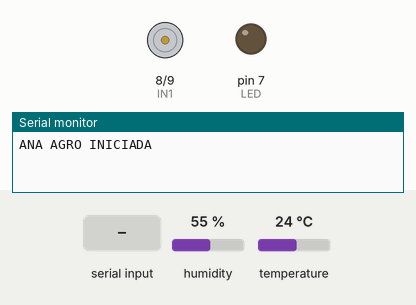
This sketch was run on a simulated Arduino Uno, built with avr-gcc and run on an emulated ATmega328P. On the bench: motor-driver pin pairs drawn as motors (green arrow = first pin HIGH = forward, orange = second pin HIGH = backward, longer = more drive, scaled by the enable pin), output pins drawn as LEDs (lit = HIGH), the last lines printed to the serial monitor. The inputs (shaded band) are chosen by the test bench; at power-on: humidity 55 %, temperature 24 °C.

Above: at 1.2 s.
1.3 s: "N" received over Serial
At 1.37 s:
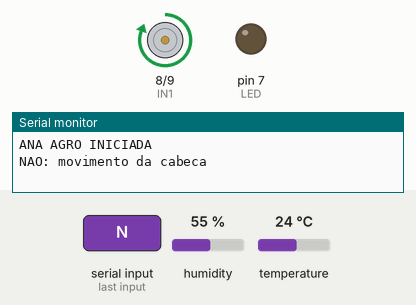
3.2 s: "S" received over Serial
At 4.2 s:
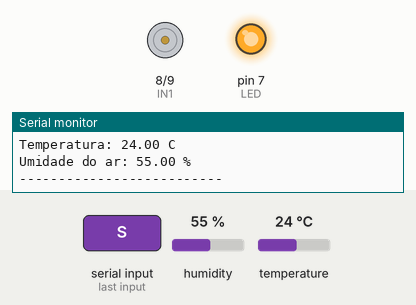
Timing chart, 0 to 7.7 s (numbered marks = the images above; inputs shaded):
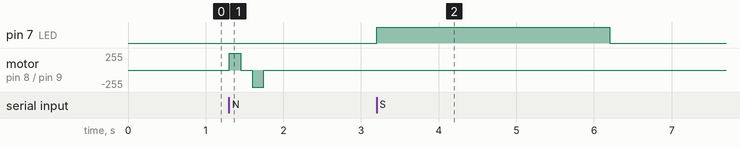

The sketch:

ana_agro.ino
```cpp
#include <DHT.h>

// SENSOR DHT11
#define DHTPIN 2
#define DHTTYPE DHT11

DHT dht(DHTPIN, DHTTYPE);

// PINOS CORRETOS
const int ENA = 5;
const int LED = 7;
const int IN1 = 8;
const int IN2 = 9;

// CONFIGURACOES
const int VELOCIDADE = 255; // PWM maximo

const unsigned long TEMPO_LED = 3000;
const unsigned long TEMPO_MOVIMENTO = 150;
const unsigned long PAUSA_MOTOR = 150;
const unsigned long INTERVALO_DHT = 2000;

unsigned long inicioAcao = 0;
unsigned long ultimaLeitura = 0;

int etapaMotor = 0;
bool ledAtivo = false;

void pararMotor() {
  analogWrite(ENA, 0);
  digitalWrite(IN1, LOW);
  digitalWrite(IN2, LOW);
}

void pararTudo() {
  pararMotor();
  digitalWrite(LED, LOW);
  ledAtivo = false;
  etapaMotor = 0;
}

void motorDireita() {
  pararMotor();
  digitalWrite(IN1, HIGH);
  digitalWrite(IN2, LOW);
  analogWrite(ENA, VELOCIDADE);
}

void motorEsquerda() {
  pararMotor();
  digitalWrite(IN1, LOW);
  digitalWrite(IN2, HIGH);
  analogWrite(ENA, VELOCIDADE);
}

void responderSim() {
  pararTudo();

  digitalWrite(LED, HIGH);
  ledAtivo = true;
  inicioAcao = millis();

  Serial.println("SIM: LED ligado por 3 segundos");
}

void responderNao() {
  pararTudo();

  motorDireita();
  etapaMotor = 1;
  inicioAcao = millis();

  Serial.println("NAO: movimento da cabeca");
}

void atualizarAcoes() {
  unsigned long agora = millis();

  if (ledAtivo && agora - inicioAcao >= TEMPO_LED) {
    digitalWrite(LED, LOW);
    ledAtivo = false;
  }

  if (etapaMotor == 1 &&
      agora - inicioAcao >= TEMPO_MOVIMENTO) {
    pararMotor();
    etapaMotor = 2;
    inicioAcao = agora;
  }
  else if (etapaMotor == 2 &&
           agora - inicioAcao >= PAUSA_MOTOR) {
    motorEsquerda();
    etapaMotor = 3;
    inicioAcao = agora;
  }
  else if (etapaMotor == 3 &&
           agora - inicioAcao >= TEMPO_MOVIMENTO) {
    pararMotor();
    etapaMotor = 0;
  }
}

void setup() {
  Serial.begin(9600);

  pinMode(ENA, OUTPUT);
  pinMode(LED, OUTPUT);
  pinMode(IN1, OUTPUT);
  pinMode(IN2, OUTPUT);

  pararTudo();

  pinMode(DHTPIN, INPUT_PULLUP);
  dht.begin();

  Serial.println("ANA AGRO INICIADA");
}

void loop() {
  while (Serial.available() > 0) {
    char comando = Serial.read();

    if (comando == 'S') {
      responderSim();
    }
    else if (comando == 'N') {
      responderNao();
    }
    else if (comando == 'P') {
      pararTudo();
      Serial.println("PARADO");
    }
  }

  atualizarAcoes();

  if (millis() - ultimaLeitura >= INTERVALO_DHT) {
    ultimaLeitura = millis();

    float temperatura = dht.readTemperature();
    float umidade = dht.readHumidity();

    if (isnan(temperatura) || isnan(umidade)) {
      Serial.println("ERRO: DHT11 sem leitura");
    }
    else {
      Serial.println("-------- ANA AGRO --------");

      Serial.print("Temperatura: ");
      Serial.print(temperatura);
      Serial.println(" C");

      Serial.print("Umidade do ar: ");
      Serial.print(umidade);
      Serial.println(" %");

      Serial.println("--------------------------");
    }
  }
}
```

Measured:
- after the input at 1.3 s, motor on pin 8 (IN1) / pin 9 (IN2): stopped → forward 255/255 at once, → stopped 0.15 s later, → backward 255/255 0.15 s later, → stopped 0.15 s later
- after the input at 3.2 s, pin 7 (LED): LOW → HIGH at once, → LOW 3.0 s later
